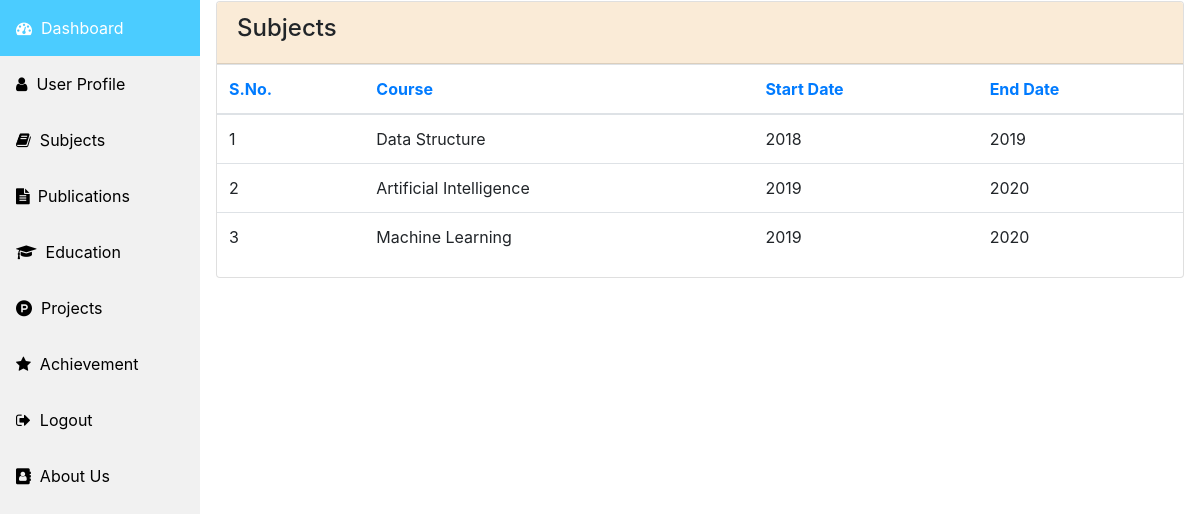
Page /subject/ (signed in) on the committed database.
### fam/models.py (models this page shows, shortened)
class Teaching(models.Model):
    user = models.ForeignKey(User, on_delete=models.CASCADE,related_name='teaching')
    course = models.CharField(max_length=100)
    start_date =  models.CharField(max_length=100,default=' ')
    end_date = models.CharField(max_length=100,default=' ')

### fam/views.py (the view)
# urls.py: path('subject/', views.subject, name='subject'),
def subject(request):
    context ={}
    if request.user.is_authenticated:
        context['user'] = request.user
        context['subject'] = Teaching.objects.filter(user = request.user.id)
        return render(request, 'fam/subject.html',context)
    else:
        return render(request, 'fam/index.html')

### fam/templates/fam/subject.html (shortened to what this page needs)
{% extends 'fam/base.html' %}
{% block content %}
    <div class="card">
        <div class="card-header" data-background-color="purple">
            <h4 class="title">Subjects </h4>
        </div>
        <div class="card-content table-responsive">
            <table class="table">
                <thead class="text-primary">
                    <th>S.No.</th>
                    <th>Course</th>
                    <th>Start Date</th>
                    <th>End Date</th>
                </thead>
                <tbody>
                {% for u in subject %}
                    <tr>
                        <td>{{ forloop.counter }}</td>
                        <td>{{u.course}}</td>
                        <td>{{u.start_date}}</td>
                        <td>{{u.end_date}}</td>
                    </tr>
                {% endfor %}
                </tbody>
            </table>
        </div>
    </div>
{% endblock %}

### fam/templates/fam/subject.html (style rules this page uses)
.card .card-header { background-color:#FAEBD7; }

### rows in the picture
Teaching: course "Data Structure", start_date "2018", end_date "2019"
Teaching: course "Artificial Intelligence", start_date "2019", end_date "2020"
Teaching: course "Machine Learning", start_date "2019", end_date "2020"
